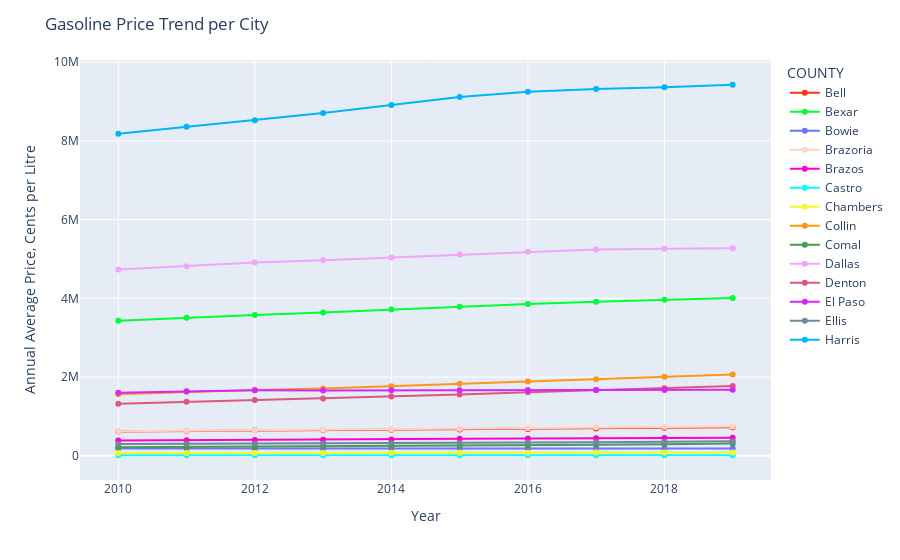

Notebook cell for this chart:
### Code cell
# Population total by county
county_pop_history=df[['COUNTY', 'YEAR', 'TOT_POP']].groupby(['COUNTY','YEAR']).TOT_POP.sum().reset_index(name='TOT_POP')
fig = px.line(county_pop_history, x='YEAR', y='TOT_POP', color='COUNTY', color_discrete_sequence=px.colors.qualitative.Light24)
fig.update_traces(mode='markers+lines')
fig.update_layout(
    title="Population History per Texas County",
    xaxis_title="Year",
    yaxis_title="Annual County Population")
fig.show()

### Figure 1 — Plotly figure (JSON) as saved in the notebook; plotly's stock layout.template omitted (floating-point values rounded to 4 significant figures)
{"data": [{"hovertemplate": "COUNTY=Bell<br>YEAR=%{x}<br>TOT_POP=%{y}<extra></extra>", "legendgroup": "Bell", "line": {"color": "#FD3216", "dash": "solid"}, "marker": {"symbol": "circle"}, "mode": "markers+lines", "name": "Bell", "orientation": "v", "showlegend": true, "type": "scatter", "x": [2010, 2011, 2012, 2013, 2014, 2015, 2016, 2017, 2018, 2019], "xaxis": "x", "y": [620470, 631598, 649926, 654056, 660298, 672152, 682188, 694754, 710794, 725848], "yaxis": "y"}, {"hovertemplate": "COUNTY=Bexar<br>YEAR=%{x}<br>TOT_POP=%{y}<extra></extra>", "legendgroup": "Bexar", "line": {"color": "#00FE35", "dash": "solid"}, "marker": {"symbol": "circle"}, "mode": "markers+lines", "name": "Bexar", "orientation": "v", "showlegend": true, "type": "scatter", "x": [2010, 2011, 2012, 2013, 2014, 2015, 2016, 2017, 2018, 2019], "xaxis": "x", "y": [3429546, 3510722, 3577476, 3642656, 3716006, 3789668, 3855302, 3913976, 3962374, 4007108], "yaxis": "y"}, {"hovertemplate": "COUNTY=Bowie<br>YEAR=%{x}<br>TOT_POP=%{y}<extra></extra>", "legendgroup": "Bowie", "line": {"color": "#6A76FC", "dash": "solid"}, "marker": {"symbol": "circle"}, "mode": "markers+lines", "name": "Bowie", "orientation": "v", "showlegend": true, "type": "scatter", "x": [2010, 2011, 2012, 2013, 2014, 2015, 2016, 2017, 2018, 2019], "xaxis": "x", "y": [185130, 185616, 186060, 186748, 186536, 186100, 186848, 186916, 187376, 186490], "yaxis": "y"}, {"hovertemplate": "COUNTY=Brazoria<br>YEAR=%{x}<br>TOT_POP=%{y}<extra></extra>", "legendgroup": "Brazoria", "line": {"color": "#FED4C4", "dash": "solid"}, "marker": {"symbol": "circle"}, "mode": "markers+lines", "name": "Brazoria", "orientation": "v", "showlegend": true, "type": "scatter", "x": [2010, 2011, 2012, 2013, 2014, 2015, 2016, 2017, 2018, 2019], "xaxis": "x", "y": [626332, 638294, 648448, 659780, 675140, 690454, 706310, 723706, 737774, 748528], "yaxis": "y"}, {"hovertemplate": "COUNTY=Brazos<br>YEAR=%{x}<br>TOT_POP=%{y}<extra></extra>", "legendgroup": "Brazos", "line": {"color": "#FE00CE", "dash": "solid"}, "marker": {"symbol": "circle"}, "mode": "markers+lines", "name": "Brazos", "orientation": "v", "showlegend": true, "type": "scatter", "x": [2010, 2011, 2012, 2013, 2014, 2015, 2016, 2017, 2018, 2019], "xaxis": "x", "y": [389702, 394900, 400520, 408232, 417950, 432516, 439478, 447834, 451562, 458422], "yaxis": "y"}, {"hovertemplate": "COUNTY=Castro<br>YEAR=%{x}<br>TOT_POP=%{y}<extra></extra>", "legendgroup": "Castro", "line": {"color": "#0DF9FF", "dash": "solid"}, "marker": {"symbol": "circle"}, "mode": "markers+lines", "name": "Castro", "orientation": "v", "showlegend": true, "type": "scatter", "x": [2010, 2011, 2012, 2013, 2014, 2015, 2016, 2017, 2018, 2019], "xaxis": "x", "y": [16124, 16188, 16524, 16240, 15854, 15574, 15530, 15392, 15176, 15060], "yaxis": "y"}, {"hovertemplate": "COUNTY=Chambers<br>YEAR=%{x}<br>TOT_POP=%{y}<extra></extra>", "legendgroup": "Chambers", "line": {"color": "#F6F926", "dash": "solid"}, "marker": {"symbol": "circle"}, "mode": "markers+lines", "name": "Chambers", "orientation": "v", "showlegend": true, "type": "scatter", "x": [2010, 2011, 2012, 2013, 2014, 2015, 2016, 2017, 2018, 2019], "xaxis": "x", "y": [70192, 71398, 73016, 74734, 76592, 78056, 80326, 82538, 84454, 87674], "yaxis": "y"}, {"hovertemplate": "COUNTY=Collin<br>YEAR=%{x}<br>TOT_POP=%{y}<extra></extra>", "legendgroup": "Collin", "line": {"color": "#FF9616", "dash": "solid"}, "marker": {"symbol": "circle"}, "mode": "markers+lines", "name": "Collin", "orientation": "v", "showlegend": true, "type": "scatter", "x": [2010, 2011, 2012, 2013, 2014, 2015, 2016, 2017, 2018, 2019], "xaxis": "x", "y": [1564682, 1625080, 1670460, 1712796, 1769376, 1830486, 1887484, 1943728, 2008614, 2069460], "yaxis": "y"}, {"hovertemplate": "COUNTY=Comal<br>YEAR=%{x}<br>TOT_POP=%{y}<extra></extra>", "legendgroup": "Comal", "line": {"color": "#479B55", "dash": "solid"}, "marker": {"symbol": "circle"}, "mode": "markers+lines", "name": "Comal", "orientation": "v", "showlegend": true, "type": "scatter", "x": [2010, 2011, 2012, 2013, 2014, 2015, 2016, 2017, 2018, 2019], "xaxis": "x", "y": [216944, 224226, 229746, 237254, 246428, 257590, 268686, 281442, 296282, 312418], "yaxis": "y"}, {"hovertemplate": "COUNTY=Dallas<br>YEAR=%{x}<br>TOT_POP=%{y}<extra></extra>", "legendgroup": "Dallas", "line": {"color": "#EEA6FB", "dash": "solid"}, "marker": {"symbol": "circle"}, "mode": "markers+lines", "name": "Dallas", "orientation": "v", "showlegend": true, "type": "scatter", "x": [2010, 2011, 2012, 2013, 2014, 2015, 2016, 2017, 2018, 2019], "xaxis": "x", "y": [4736278, 4817394, 4911860, 4968972, 5038820, 5115660, 5182976, 5240308, 5258700, 5271032], "yaxis": "y"}, {"hovertemplate": "COUNTY=Denton<br>YEAR=%{x}<br>TOT_POP=%{y}<extra></extra>", "legendgroup": "Denton", "line": {"color": "#DC587D", "dash": "solid"}, "marker": {"symbol": "circle"}, "mode": "markers+lines", "name": "Denton", "orientation": "v", "showlegend": true, "type": "scatter", "x": [2010, 2011, 2012, 2013, 2014, 2015, 2016, 2017, 2018, 2019], "xaxis": "x", "y": [1325228, 1371480, 1415784, 1457248, 1506376, 1559168, 1616424, 1670728, 1717482, 1774414], "yaxis": "y"}, {"hovertemplate": "COUNTY=El Paso<br>YEAR=%{x}<br>TOT_POP=%{y}<extra></extra>", "legendgroup": "El Paso", "line": {"color": "#D626FF", "dash": "solid"}, "marker": {"symbol": "circle"}, "mode": "markers+lines", "name": "El Paso", "orientation": "v", "showlegend": true, "type": "scatter", "x": [2010, 2011, 2012, 2013, 2014, 2015, 2016, 2017, 2018, 2019], "xaxis": "x", "y": [1601294, 1639792, 1664620, 1661728, 1667566, 1663796, 1669898, 1674802, 1673650, 1678476], "yaxis": "y"}, {"hovertemplate": "COUNTY=Ellis<br>YEAR=%{x}<br>TOT_POP=%{y}<extra></extra>", "legendgroup": "Ellis", "line": {"color": "#6E899C", "dash": "solid"}, "marker": {"symbol": "circle"}, "mode": "markers+lines", "name": "Ellis", "orientation": "v", "showlegend": true, "type": "scatter", "x": [2010, 2011, 2012, 2013, 2014, 2015, 2016, 2017, 2018, 2019], "xaxis": "x", "y": [299220, 304746, 307478, 311856, 318408, 326584, 336664, 346810, 358012, 369652], "yaxis": "y"}, {"hovertemplate": "COUNTY=Harris<br>YEAR=%{x}<br>TOT_POP=%{y}<extra></extra>", "legendgroup": "Harris", "line": {"color": "#00B5F7", "dash": "solid"}, "marker": {"symbol": "circle"}, "mode": "markers+lines", "name": "Harris", "orientation": "v", "showlegend": true, "type": "scatter", "x": [2010, 2011, 2012, 2013, 2014, 2015, 2016, 2017, 2018, 2019], "xaxis": "x", "y": [8184918, 8359136, 8526188, 8706374, 8911988, 9115692, 9247920, 9315944, 9360090, 9426650], "yaxis": "y"}], "layout": {"legend": {"title": {"text": "COUNTY"}, "tracegroupgap": 0}, "margin": {"t": 60}, "title": {"text": "Gasoline Price Trend per City"}, "xaxis": {"anchor": "y", "domain": [0, 1], "title": {"text": "Year"}}, "yaxis": {"anchor": "x", "domain": [0, 1], "title": {"text": "Annual Average Price, Cents per Litre"}}}}
